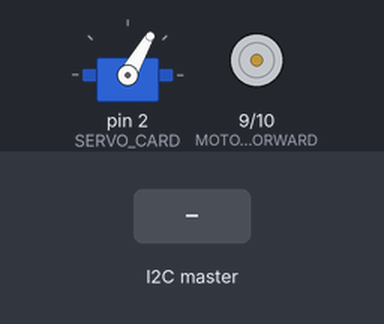
This sketch was run on a simulated Arduino Uno, built with avr-gcc and run on an emulated ATmega328P. Shown: servo, motor-driver pin pairs drawn as motors (green arrow = first pin HIGH = forward, orange = second pin HIGH = backward, longer = more drive, scaled by the enable pin). The test bench sets the inputs (shaded band).

Above: at 1.2 s.
1.3 s: the I2C master sends the byte 1
At 1.5 s:
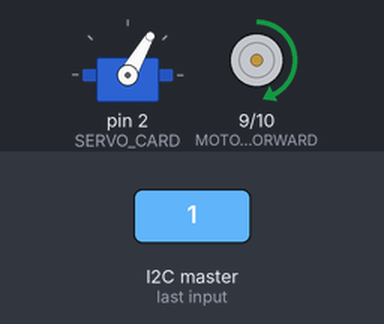
3.3 s: the I2C master sends the byte 2
At 3.45 s:
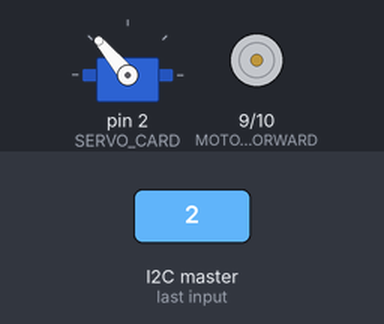
Timing chart, 0 to 6.3 s (numbered marks = the images above; inputs shaded):
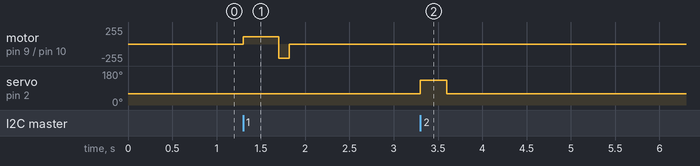

The sketch:

slave.ino
```cpp
#include <Servo.h>
#include <Wire.h>

Servo cardServo;

// MOTORS
const int MOTOR_CARD_FORWARD = 9;
const int MOTOR_CARD_BACKWARD = 10;
const int MOTOR_CARD_PWM = 11;
const int MOTOR_CARD_FORWARD_TIME = 400; //ms
const int MOTOR_CARD_FORWARD_POWER = 110; //0 to 255
const int MOTOR_CARD_BACKWARD_TIME = 120; //ms
const int MOTOR_CARD_BACKWARD_POWER = 210; //0 to 255
const int SERVO_CARD = 2;
const int SERVO_CLOSE = 60;
const int SERVO_OPEN = 130;
const int SERVO_OPEN_TIME = 300; //ms

// SERIAL
const long SERIAL_SPEED = 921600; //921600
const int ARDUINO_ADDRESS = 8;

// CARD COLORS
const int CARD_NONE = 0;
const int CARD_UNKNOWN = -1;
const int CARD_RED = 1;
const int CARD_GREEN = 2;
const int CARD_BLUE = 3;
const int CARD_BLACK = 4;
const int CARD_WHITE = 5;
const int CARD_COLORLESS = 6;
const int CARD_OTHER = 7;

void setup(void)
{
  Serial.begin(SERIAL_SPEED);

  pinMode(MOTOR_CARD_FORWARD, OUTPUT);
  pinMode(MOTOR_CARD_BACKWARD, OUTPUT);
  pinMode(MOTOR_CARD_PWM, OUTPUT);
  pinMode(SERVO_CARD, OUTPUT);

  cardServo.attach(SERVO_CARD);
  cardServo.write(SERVO_CLOSE);

  Wire.begin(ARDUINO_ADDRESS);
  Wire.onReceive(receiveEvent);
}

bool send_card = false;
bool sort_card = false;
void receiveEvent(int howMany) {
  int x = Wire.read();
  if (x == 1) {
    send_card = true;
  } else if (x == 2) {
    sort_card = true;
  }
}

bool serving_new_card = false;
bool prepare_new_card = false;
unsigned long serving_card_start = 0;
void sendCardtoAnalyse(void)
{
  if (!serving_new_card && !prepare_new_card && send_card) {
    serving_new_card = true;
    serving_card_start = millis();
    analogWrite(MOTOR_CARD_FORWARD, 255);
    analogWrite(MOTOR_CARD_BACKWARD, 0);
    analogWrite(MOTOR_CARD_PWM, MOTOR_CARD_FORWARD_POWER);
  }

  if (serving_new_card && (millis() - serving_card_start) > MOTOR_CARD_FORWARD_TIME) {
    serving_new_card = false;
    prepare_new_card = true;
    analogWrite(MOTOR_CARD_FORWARD, 0);
    analogWrite(MOTOR_CARD_BACKWARD, 255);
    analogWrite(MOTOR_CARD_PWM, MOTOR_CARD_BACKWARD_POWER);
  }

  if (prepare_new_card && (millis() - serving_card_start) > MOTOR_CARD_FORWARD_TIME + MOTOR_CARD_BACKWARD_TIME) {
    send_card = false;
    prepare_new_card = false;
    analogWrite(MOTOR_CARD_FORWARD, 0);
    analogWrite(MOTOR_CARD_BACKWARD, 0);
  }
}

bool sorting_card = false;
unsigned long sorting_card_start = 0;
void sendCardToSorting()
{
  if (!sorting_card && sort_card) {
    sorting_card = true;
    sort_card = false;
    sorting_card_start = millis();
    cardServo.write(SERVO_OPEN);
  }

  if (sorting_card && (millis() - sorting_card_start) > SERVO_OPEN_TIME) {
    sorting_card = false;
    cardServo.write(SERVO_CLOSE);
  }
}

void loop(void)
{
  sendCardtoAnalyse();
  sendCardToSorting();
}
```

Measured:
- after the input at 1.3 s, motor on pin 9 (MOTOR_CARD_FORWARD) / pin 10 (MOTOR_CARD_BACKWARD): stopped → forward 110/255 at once, → backward 210/255 0.40 s later, → stopped 0.12 s later
- after the input at 3.3 s, servo on pin 2 (SERVO_CARD): 60° → 130° at once, → 60° 0.30 s later
